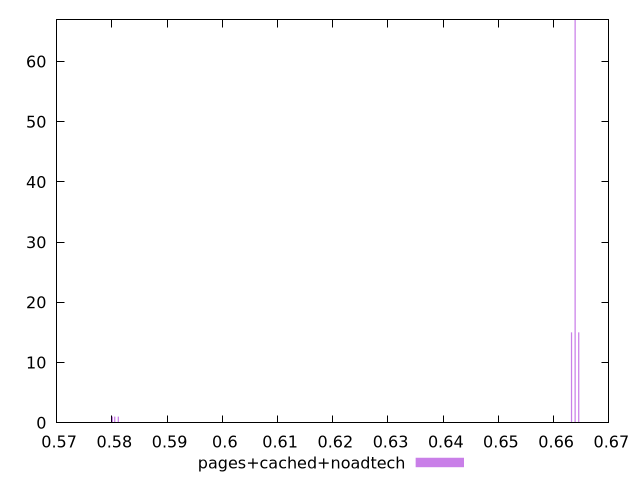

Reproduce this figure in gnuplot.
$_pagesCachedNoadtech <<EOF
0.6638874336501078 67
0.6645421549850685 15
0.6632327123151471 15
0.5805195836651174 1
0.5800831027751435 1
0.5811743050000779 1
EOF
set key outside below
set terminal pngcairo
set output "report_00005_2020-11-02T22-26-11.212Z/uses-rel-preload/pages+cached+noadtech//hist.png"
set yrange [0:67]
set boxwidth 0.0002182404449868862
set style fill transparent solid 0.5 noborder
plot $_pagesCachedNoadtech title "pages+cached+noadtech" with boxes ,
